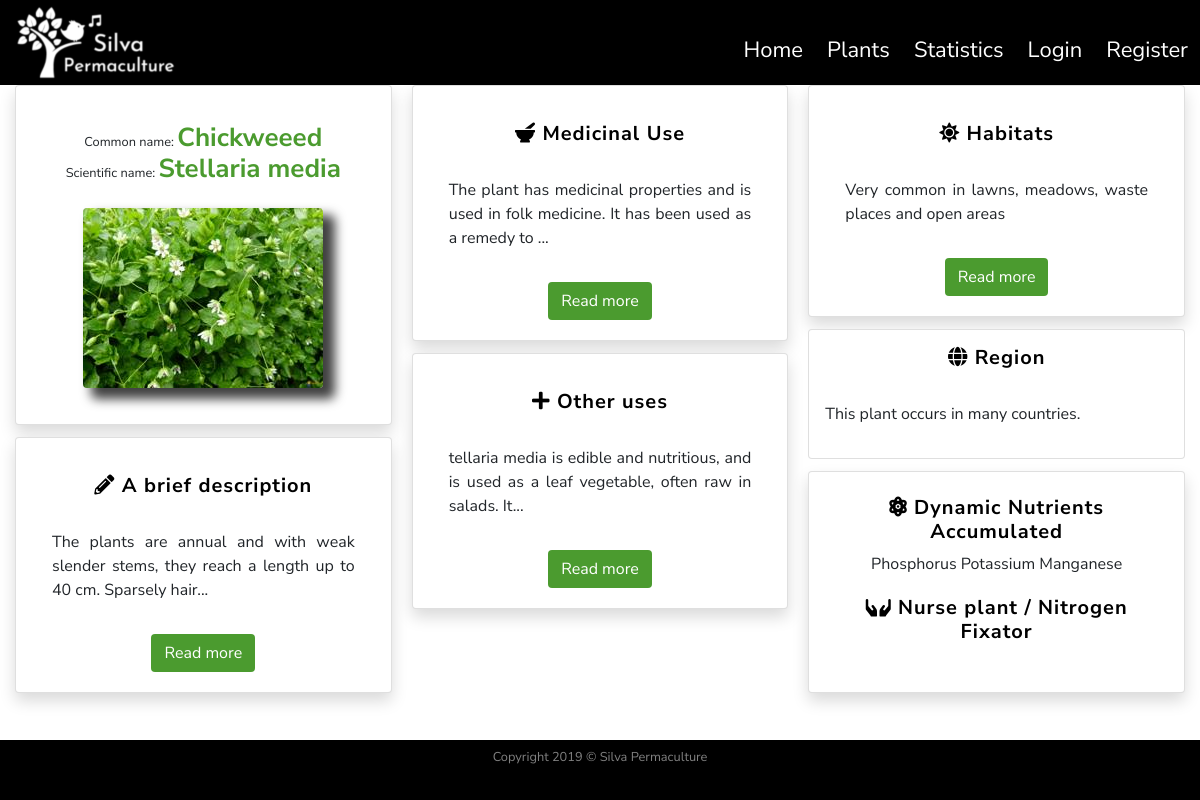
The app's page /plants/10 with its own data.
### silvapermaculture/models.py (models this page shows, shortened)
class SearchitMixin(object):
    @classmethod
    def search(cls, expression, page, per_page):
        ids, total = search_index(cls.__tablename__, expression, page, per_page)
        if total == 0:
            return cls.query.filter_by(id=0), 0
        when = []
        for i in range(len(ids)):
            when.append((ids[i],i))
        return cls.query.filter(cls.id.in_(ids)).order_by(
            db.case(when, value=cls.id)), total

class Plants(SearchitMixin, db.Model):
    __searchit__ = ['common_name', 'botanical_name', 'medicinal', 'region']
    id = db.Column(db.Integer, primary_key=True)
    common_name = db.Column(db.String(40), nullable=False)
    botanical_name = db.Column(db.String(80), unique=True, nullable=False)
    short_description = db.Column(db.Text, nullable=False)
    medicinal = db.Column(db.Text, nullable=False)
    other_uses = db.Column(db.Text, nullable=False)
    habitats = db.Column(db.Text, nullable=False)
    region = db.Column(db.Text, nullable=False)
    image_file = db.Column(db.String(20), default='default_plant_pic.jpg')
    date_added = db.Column(db.DateTime, nullable=False, default=datetime.utcnow)
    user_id = db.Column(db.Integer, db.ForeignKey('user.id'), nullable=False)
    dna = db.relationship('DNA', secondary = plants_dna_table)  # Dynamic_Nutrient_Accumulated
    nfn = db.relationship('NFN', secondary = plants_nfn_table)  # Nitrogen_Fixers_Nursing

class DNA(SearchitMixin, db.Model):
    __searchit__ = ['element']
    id = db.Column(db.Integer, primary_key=True)
    element = db.Column(db.String(15))
    def __repr__(self):
        return '{}'.format(self.element)

### silvapermaculture/plants/routes.py (the view)
@plants.route("/plants/<int:plant_id>")
def plant(plant_id):
    plant = Plants.query.get_or_404(plant_id)
    return render_template('plant.html', title=plant.common_name, plant=plant)

### silvapermaculture/models.py (called while the page is built)
    def __repr__(self):
        return '{}'.format(self.plant_extra)

### silvapermaculture/templates/plant.html (shortened to what this page needs)
{% extends "layout.html" %}
    {% block content %}
        <div class="row">
            <div class="col-12">
                <div class="card-columns">
           <div class="card shadow text-center">
            <div class="card-body">
              <h1 class="my-2 py-2 text-center small">Common name: <span class="titles">{{ plant.common_name }}</span><br/>
                Scientific name: <span class="titles">{{ plant.botanical_name }} </span></h1>
              <img class="img-fluid rounded my-3 d-block mx-auto" id="plantShadow" src="{{ url_for('static', filename='img/plants/' + plant.image_file) }}"  alt="Default plant image"/>
            </div>
          </div>
          <div class="card shadow text-center">
            <div class="card-body">
              <h3 class="my-3 infoPlantHeadings"><i class="fas fa-pencil-alt"></i> A brief description </h3>
              <p class="text-justify p-3">{{ plant.short_description|truncate(100, true, "...") }}</p>
                    <button type="button" class="btn btn-readmore" data-toggle="modal" data-target="#briefDescription">
                      Read more
                    </button>
            </div>
          </div>
          <div class="card shadow text-center">
                <div class="card-body">
                    <h3 class="my-3 infoPlantHeadings"><i class="fas fa-mortar-pestle"></i> Medicinal Use</h3>
                    <p class="text-justify p-3">{{ plant.medicinal|truncate(100, true, "...") }}</p>
                    <button type="button" class="btn btn-readmore" data-toggle="modal" data-target="#Medicinal">
                      Read more
                    </button>
                </div>
          </div>
          <div class="card shadow text-center">
            <div class="card-body">
              <h3 class="my-3 infoPlantHeadings"><i class="fas fa-plus"></i> Other uses</h3>
              <p class="text-justify p-3">{{ plant.other_uses|truncate(100, true, "...") }}</p>
                    <button type="button" class="btn btn-readmore" data-toggle="modal" data-target="#otherUses">
                      Read more
                    </button>
            </div>
          </div>
          <div class="card shadow text-center">
            <div class="card-body">
              <h3 class="my-3 infoPlantHeadings"><i class="fas fa-sun"></i> Habitats</h3>
              <p class="text-justify p-3">{{ plant.habitats|truncate(100, true, "...") }}</p>
                    <button type="button" class="btn btn-readmore" data-toggle="modal" data-target="#Habitats">
                      Read more
                    </button>
            </div>
          </div>
          <div class="card text-center">
            <h3 class="my-3 infoPlantHeadings"><i class="fas fa-globe"></i> Region</h3>
             <p class="text-justify p-3">{{ plant.region }}</p>
          </div>
          <div class="card shadow text-center">
            <div class="card-body">
              <h3 class="my-1 infoPlantHeadings"><i class="fas fa-atom"></i> Dynamic Nutrients Accumulated</h3>
                    <p class="text-center p-1">
                        {% for element in plant.dna %}
                        {{ element }}
                        {% endfor %}
                    </p>
              <h3 class="my-1 infoPlantHeadings"><i class="fas fa-hands"></i> Nurse plant / Nitrogen Fixator</h3>
                    <p class="text-center p-1">
                    </p>
            </div>
          </div>
        </div>
            </div>
        </div>
        <div class="row">
            <div class="col-12">
                <div class="my-2 p-2">
                </div>
            </div>
        </div>
    {% endblock content %} #Jinja2 allows to put the name of the block here so to know which block is closing if we have multiple.

### silvapermaculture/static/css/style.css (style rules this page uses)
html, body { height: 100% }
body { font-family: 'Nunito Sans', sans-serif; font-size: 16px; display: flex; flex-direction: column; }
.titles { color: #4B9B2F; font-size:26px; font-weight: bold }
.btn-readmore, .btn-search { background-color: #4B9B2F; color:white; transition: all .6s }
#plantShadow { -webkit-box-shadow: 10px 9px 11px 2px rgba(0,0,0,0.75); -moz-box-shadow: 10px 9px 11px 2px rgba(0,0,0,0.75); box-shadow: 10px 9px 11px 2px rgba(0,0,0,0.75); }
.infoPlantHeadings { font-size: 20px; letter-spacing: 1px; font-weight: bold; color: black }
@media (min-width: 34em) { .card-columns { -webkit-column-count: 2; -moz-column-count: 2; column-count: 2; } }
@media (min-width: 48em) { .card-columns { -webkit-column-count: 2; -moz-column-count: 2; column-count: 2; } }
@media (min-width: 62em) { .card-columns { -webkit-column-count: 3; -moz-column-count: 3; column-count: 3; } }
@media (min-width: 75em) { .card-columns { -webkit-column-count: 3; -moz-column-count: 3; column-count: 3; } }

### records on screen
Plants: common_name "Chickweeed", botanical_name "Stellaria media", image_file (picture), short_description "The plants are annual and with weak slender stems, they reach a length up to 40 cm. Sparsely hair...", medicinal "The plant has medicinal properties and is used in folk medicine. It has been used as a remedy to ...", other_uses "tellaria media is edible and nutritious, and is used as a leaf vegetable, often raw in salads. It...", habitats "Very common in lawns, meadows, waste places and open areas", region "This plant occurs in many countries."
DNA: element "Phosphorus"
DNA: element "Potassium"
DNA: element "Manganese"
